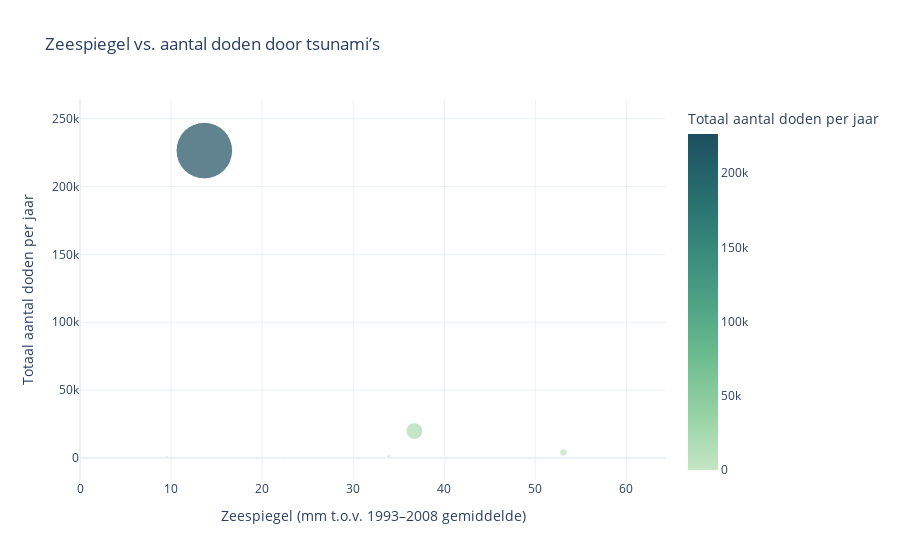

Notebook cell for this chart:
### Markdown cell above
## De zwaarste tsunami's in beeld
Hieronder worden twee grafieken gemaakt, de eerste laat de zeespiegel vs. aantal doden door tsunami's zien, en de tweede laat de zeespiegel vs. het aantal tsunami's per jaar zien. Vervolgens wordt een analyse gemaakt.

### Code cell
disasters = pd.read_csv('1900_2021_DISASTERS.xlsx - emdat data.csv')
sea_level = pd.read_csv('Global_sea_level_rise.csv')

tsunamis = disasters[disasters['Disaster Subtype'].isin(['Tsunami', 'Tsunami/Tidal wave'])]

tsunami_deaths = tsunamis.groupby('Year')['Total Deaths'].sum().reset_index()

combined = pd.merge(tsunami_deaths, sea_level, left_on='Year', right_on='year', how='inner')

fig = px.scatter(
    combined,
    x='mmfrom1993-2008average',
    y='Total Deaths',
    color='Total Deaths',
    size='Total Deaths',
    hover_name='Year',
    title='Zeespiegel vs. aantal doden door tsunami’s',
    labels={
        'mmfrom1993-2008average': 'Zeespiegel (mm t.o.v. 1993–2008 gemiddelde)',
        'Total Deaths': 'Totaal aantal doden per jaar'
    },
    size_max=40,
    color_continuous_scale='blugrn' 
)

max_sea_level = combined['mmfrom1993-2008average'].max()
fig.update_xaxes(range=[0, max_sea_level + 10])  
fig.update_layout(template='plotly_white')
fig.show()

### Figure 1 — Plotly figure (JSON) as saved in the notebook; plotly's stock layout.template omitted (floating-point values rounded to 4 significant figures)
{"data": [{"hovertemplate": "<b>%{hovertext}</b><br><br>Zeespiegel (mm t.o.v. 1993–2008 gemiddelde)=%{x}<br>Totaal aantal doden per jaar=%{marker.color}<extra></extra>", "hovertext": [1901.0, 1905.0, 1928.0, 1931.0, 1933.0, 1944.0, 1946.0, 1952.0, 1958.0, 1960.0, 1964.0, 1968.0, 1969.0, 1975.0, 1979.0, 1983.0, 1993.0, 1996.0, 1997.0, 1998.0, 2001.0, 2002.0, 2004.0, 2006.0, 2007.0, 2009.0, 2010.0, 2011.0, 2013.0, 2015.0, 2016.0, 2018.0], "legendgroup": "", "marker": {"color": [18.0, 41.0, 155.0, 50.0, 3000.0, 1223.0, 165.0, 0.0, 111.0, 6231.0, 156.0, 200.0, 64.0, 200.0, 550.0, 102.0, 239.0, 7.0, 0.0, 2182.0, 145.0, 8.0, 226400.0, 805.0, 62.0, 192.0, 1092.0, 19850.0, 10.0, 19.0, 2.0, 4140.0], "coloraxis": "coloraxis", "size": [18.0, 41.0, 155.0, 50.0, 3000.0, 1223.0, 165.0, 0.0, 111.0, 6231.0, 156.0, 200.0, 64.0, 200.0, 550.0, 102.0, 239.0, 7.0, 0.0, 2182.0, 145.0, 8.0, 226400.0, 805.0, 62.0, 192.0, 1092.0, 19850.0, 10.0, 19.0, 2.0, 4140.0], "sizemode": "area", "sizeref": 141.5, "symbol": "circle"}, "mode": "markers", "name": "", "orientation": "v", "showlegend": false, "type": "scatter", "x": [-156.5, -154.4, -128.9, -126.7, -120.0, -116.9, -92.68, -84.48, -72.91, -66.88, -70.98, -72.81, -62.61, -45.85, -46.81, -22.28, -22.78, -11.95, -2.647, -10.81, 4.719, 2.153, 13.65, 9.519, 22.79, 33.65, 33.88, 36.72, 41.34, 50.46, 54.35, 53.09], "xaxis": "x", "y": [18.0, 41.0, 155.0, 50.0, 3000.0, 1223.0, 165.0, 0.0, 111.0, 6231.0, 156.0, 200.0, 64.0, 200.0, 550.0, 102.0, 239.0, 7.0, 0.0, 2182.0, 145.0, 8.0, 226400.0, 805.0, 62.0, 192.0, 1092.0, 19850.0, 10.0, 19.0, 2.0, 4140.0], "yaxis": "y"}], "layout": {"coloraxis": {"colorbar": {"title": {"text": "Totaal aantal doden per jaar"}}, "colorscale": [[0, "rgb(196, 230, 195)"], [0.1667, "rgb(150, 210, 164)"], [0.3333, "rgb(109, 188, 144)"], [0.5, "rgb(77, 162, 132)"], [0.6667, "rgb(54, 135, 122)"], [0.8333, "rgb(38, 107, 110)"], [1, "rgb(29, 79, 96)"]]}, "legend": {"itemsizing": "constant", "tracegroupgap": 0}, "title": {"text": "Zeespiegel vs. aantal doden door tsunami’s"}, "xaxis": {"anchor": "y", "domain": [0, 1], "range": [0, 64.35], "title": {"text": "Zeespiegel (mm t.o.v. 1993–2008 gemiddelde)"}}, "yaxis": {"anchor": "x", "domain": [0, 1], "title": {"text": "Totaal aantal doden per jaar"}}}}
